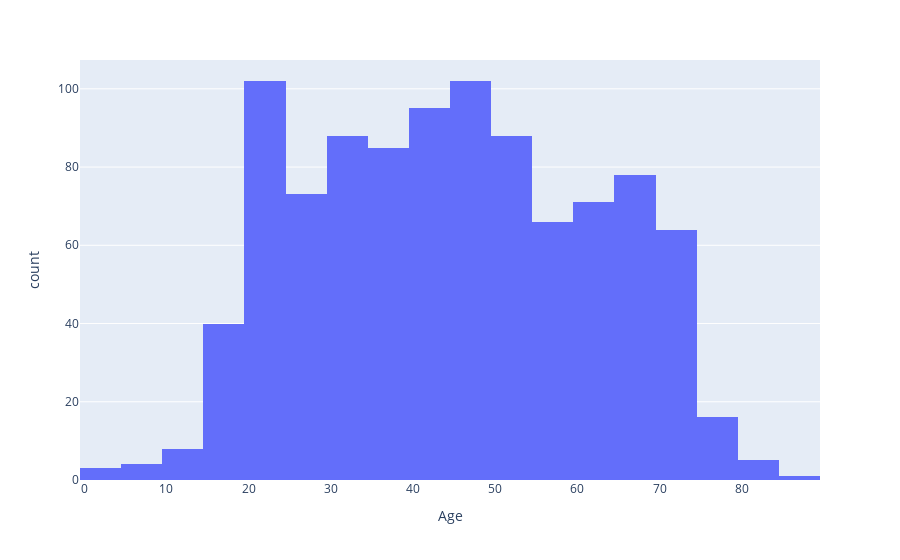

The notebook cell saved with this chart:
### Markdown cell above
### Age Distribuition

### Code cell
fig = px.histogram(passengers, x="Age", nbins=30)
fig.show()

### Figure 1 — Plotly figure (JSON) as saved in the notebook; plotly's stock layout.template omitted (floating-point values rounded to 4 significant figures; data arrays with more than 128 entries replaced by an {"elided": "..."} marker saying what was removed)
{"data": [{"alignmentgroup": "True", "bingroup": "x", "hovertemplate": "Age=%{x}<br>count=%{y}<extra></extra>", "legendgroup": "", "marker": {"color": "#636efa"}, "name": "", "nbinsx": 30, "offsetgroup": "", "orientation": "v", "showlegend": false, "type": "histogram", "x": {"elided": "989 int values"}, "xaxis": "x", "yaxis": "y"}], "layout": {"barmode": "relative", "legend": {"tracegroupgap": 0}, "margin": {"t": 60}, "xaxis": {"anchor": "y", "domain": [0, 1], "title": {"text": "Age"}}, "yaxis": {"anchor": "x", "domain": [0, 1], "title": {"text": "count"}}}}
